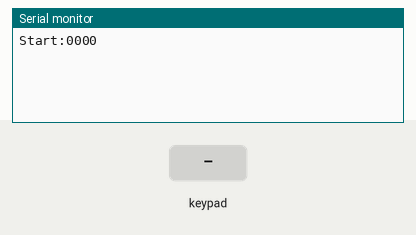
The sketch below on a simulated Arduino Uno, built with avr-gcc and run on an emulated ATmega328P. Parts: the last lines printed to the serial monitor. The inputs (shaded band) are chosen by the test bench.

Above: at 1.2 s.
1.3 s: key '1' pressed
At 1.7 s:
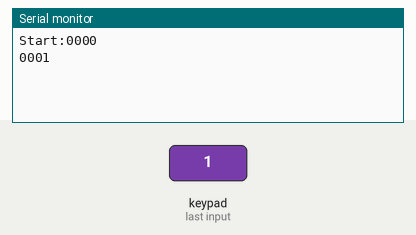
2.8 s: keypad keys 0 0 0 0 pressed 0.4 s apart
At 5.1 s:
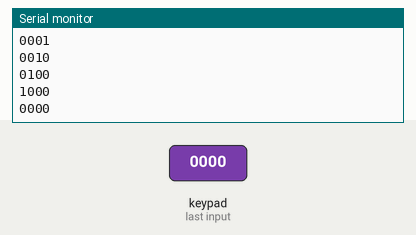
5.9 s: key '2' pressed
At 6.3 s:
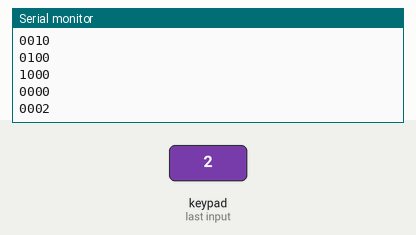
7.4 s: keypad keys 0 0 0 0 # pressed 0.4 s apart
At 9.7 s:
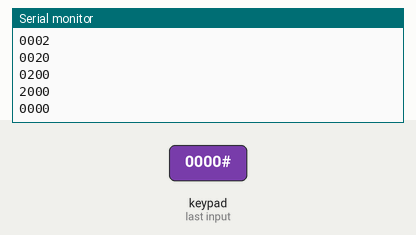
Timing chart, 0 to 11.2 s (numbered marks = the images above; inputs shaded):
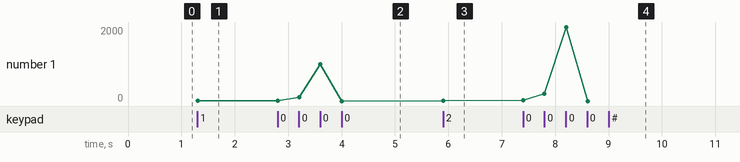

Measured:
- after the input at 1.3 s, the serial monitor: prints a new line at once (image 1)
- after the input at 2.8 s, the serial monitor: prints a new line at once (image 2)
- after the input at 5.9 s, the serial monitor: prints a new line at once (image 3)
- after the input at 7.4 s, the serial monitor: prints a new line at once (image 4)
- plotted number 1: 0 → 2 after the input at 5.9 s, 2 → 0 after the input at 7.4 s

The sketch:

button_4_3_list.ino
```cpp
#include <Key.h>
#include <Keypad.h>

const byte ROWS = 4;
const byte COLS = 3;

byte rowPins[ROWS] = {5, 4, 3, 2};
byte colPins[COLS] = {6, 8, 7};

char keys[ROWS][COLS] = {
  {'1','2','3'},
  {'4','5','6'},
  {'7','8','9'},
  {'#','0','*'}
};

Keypad keypad = Keypad(makeKeymap(keys), rowPins, colPins, ROWS, COLS);

// 4자리 숫자 저장 버퍼 (초기값 "0000")
char inputBuffer[5] = "0000";

void setup() {
  Serial.begin(9600);
  Serial.println("Start:" + String(inputBuffer)); // 초기값 출력
}

void loop() {
  char key = keypad.getKey();

  if (key && isDigit(key)) { // 숫자 키만 처리
    // 왼쪽으로 한 자리씩 시프트 (첫 번째 문자 제거)
    for(int i=0; i<3; i++) {
      inputBuffer[i] = inputBuffer[i+1];
    }
    inputBuffer[3] = key; // 새 숫자를 마지막 자리에 추가

    Serial.println(inputBuffer); // 결과 출력
  }
}
```
